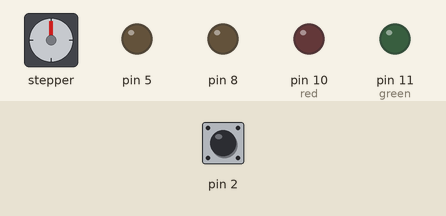
Simulated run of this sketch. Board: Arduino Uno, built with avr-gcc and run on an emulated ATmega328P. Shown: stepper motor, output pins drawn as LEDs (lit = HIGH). Inputs (shaded band) come from the test bench; at power-on: pin 2 HIGH. Stepper angles assume 300 steps per turn.

Above: at 1.2 s.
1.3 s: pin 2 driven LOW
At 1.45 s:
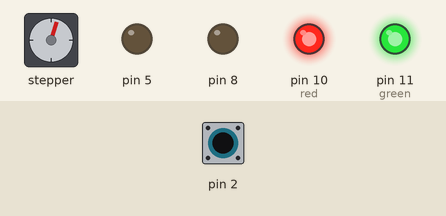
4.3 s: pin 2 driven HIGH
At 5.5 s:
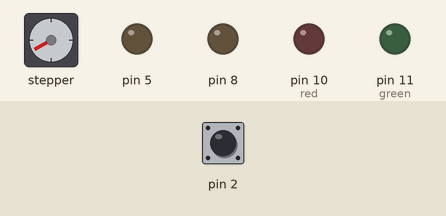
5.8 s: pin 2 pulsed LOW 5 times (0.12 s each, 0.3 s apart)
At 7.8 s:
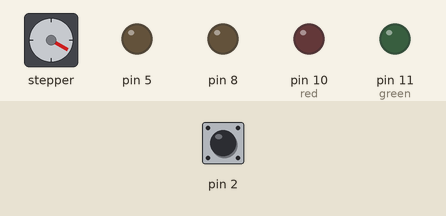
8.8 s: pin 2 driven LOW
At 8.95 s:
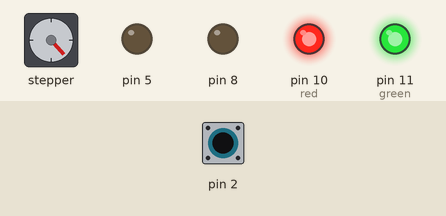
Timing chart, 0 to 15.8 s (numbered marks = the images above; inputs shaded):
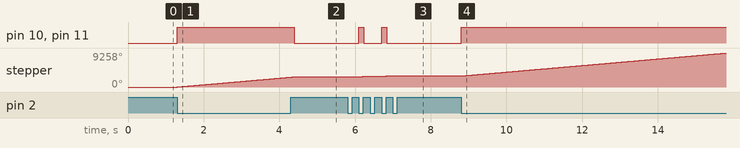

The sketch:

motor1.ino
```cpp
#include <Stepper.h>
Stepper Left(300, 15, 4, 12, 17 );
Stepper Right(300, 15, 12, 4, 17);
byte red = 10;
byte green = 11;
void setup() {
  // put your setup code here, to run once:
  Left.setSpeed(150);
  Right.setSpeed(150);
  pinMode(5, OUTPUT);
  pinMode(8, OUTPUT);
  pinMode(2, INPUT);
  pinMode(red, OUTPUT);
  pinMode(green, OUTPUT);
}

void loop() {
  // put your main code here, to run repeatedly:
  while (!digitalRead(2)) {}
  while (digitalRead(2)) {}
  digitalWrite(red, HIGH);
  digitalWrite(green, HIGH);
  while (!digitalRead(2)) {
    Left.step(100);
  }
  digitalWrite(red, LOW);
  digitalWrite(green, LOW);
  while (digitalRead(2)) {}
}
```

Measured:
- after the input at 1.3 s, pin 10 (red), pin 11 (green): LOW → HIGH at once; stepper: keeps turning clockwise at about 899°/s, starting at once
- after the input at 4.3 s, pin 10 (red), pin 11 (green): HIGH → LOW after 0.09 s; stepper: goes on until 4.4 s, then stays 2760°
- after the input at 5.8 s, pin 10 (red), pin 11 (green): alternates HIGH for 0.13 s and LOW for 0.47 s, 4 changes in all, then stays LOW, starting after 0.30 s; stepper: turns 120° clockwise in 0.12 s, then 120° clockwise in 0.12 s
- after the input at 8.8 s, pin 10 (red), pin 11 (green): LOW → HIGH at once; stepper: keeps turning clockwise at about 895°/s, starting at once
